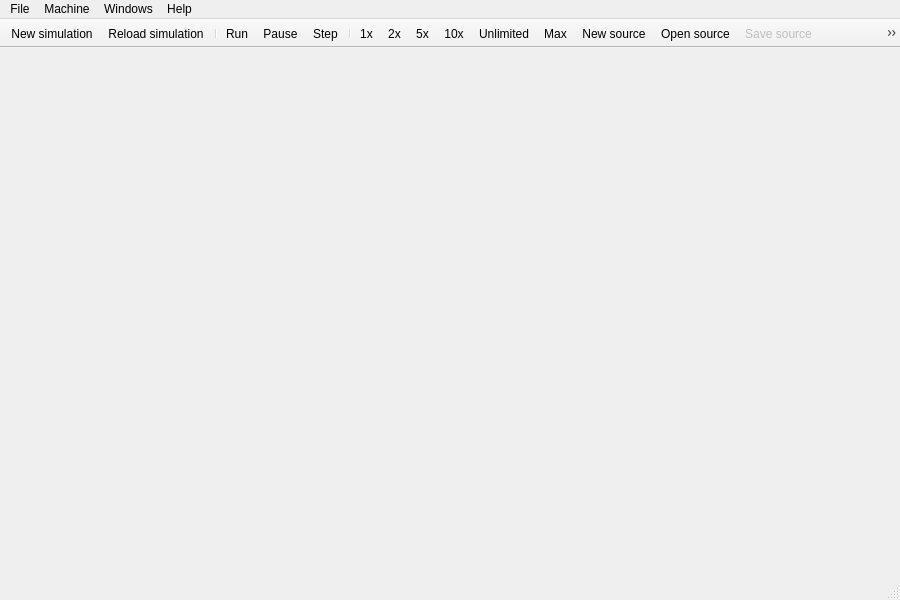
<?xml version="1.0" encoding="UTF-8"?>
<ui version="4.0">
 <class>MainWindow</class>
 <widget class="QMainWindow" name="MainWindow">
  <property name="geometry">
   <rect>
    <x>0</x>
    <y>0</y>
    <width>900</width>
    <height>600</height>
   </rect>
  </property>
  <property name="windowTitle">
   <string>MainWindow</string>
  </property>
  <property name="windowIcon">
   <iconset
           resource="icons.qrc">
       <normaloff>
           :/icons/gui.png</normaloff>
       :/icons/gui.png
   </iconset>
  </property>
  <property name="dockNestingEnabled">
   <bool>false</bool>
  </property>
  <property name="unifiedTitleAndToolBarOnMac">
   <bool>true</bool>
  </property>
  <widget class="QWidget" name="centralWidget">
   <layout class="QHBoxLayout" name="horizontalLayout">
    <property name="spacing">
     <number>0</number>
    </property>
    <property name="leftMargin">
     <number>0</number>
    </property>
    <property name="topMargin">
     <number>0</number>
    </property>
    <property name="rightMargin">
     <number>0</number>
    </property>
    <property name="bottomMargin">
     <number>0</number>
    </property>
    <item>
     <widget class="QWidget" name="widget" native="true"/>
    </item>
   </layout>
  </widget>
  <widget class="QMenuBar" name="menuBar">
   <property name="geometry">
    <rect>
     <x>0</x>
     <y>0</y>
     <width>900</width>
     <height>22</height>
    </rect>
   </property>
   <widget class="QMenu" name="menuFile">
    <property name="title">
     <string>File</string>
    </property>
    <widget class="QMenu" name="menuExamples">
     <property name="title">
      <string>Examples</string>
     </property>
    </widget>
    <addaction name="actionNewMachine"/>
    <addaction name="actionReload"/>
    <addaction name="actionPrint"/>
    <addaction name="actionNew"/>
    <addaction name="actionOpen"/>
    <addaction name="actionSave"/>
    <addaction name="actionSaveAs"/>
    <addaction name="actionClose"/>
    <addaction name="menuExamples"/>
    <addaction name="separator"/>
    <addaction name="actionExit"/>
   </widget>
   <widget class="QMenu" name="menuWindows">
    <property name="title">
     <string>Windows</string>
    </property>
    <addaction name="actionRegisters"/>
    <addaction name="actionProgram_memory"/>
    <addaction name="actionMemory"/>
    <addaction name="actionProgram_Cache"/>
    <addaction name="actionData_Cache"/>
    <addaction name="actionPeripherals"/>
    <addaction name="actionTerminal"/>
    <addaction name="actionLcdDisplay"/>
    <addaction name="actionCop0State"/>
    <addaction name="actionCore_View_show"/>
    <addaction name="actionMessages"/>
   </widget>
   <widget class="QMenu" name="menuMachine">
    <property name="title">
     <string>Machine</string>
    </property>
    <addaction name="actionRun"/>
    <addaction name="actionPause"/>
    <addaction name="actionStep"/>
    <addaction name="separator"/>
    <addaction name="ips1"/>
    <addaction name="ips2"/>
    <addaction name="ips5"/>
    <addaction name="ips10"/>
    <addaction name="ipsUnlimited"/>
    <addaction name="ipsMax"/>
    <addaction name="separator"/>
    <addaction name="actionRestart"/>
    <addaction name="actionMnemonicRegisters"/>
    <addaction name="actionShow_Symbol"/>
    <addaction name="actionCompileSource"/>
    <addaction name="actionBuildExe"/>
   </widget>
   <widget class="QMenu" name="menuHelp">
    <property name="title">
     <string>Help</string>
    </property>
    <addaction name="actionAbout"/>
    <addaction name="actionAboutQt"/>
   </widget>
   <addaction name="menuFile"/>
   <addaction name="menuMachine"/>
   <addaction name="menuWindows"/>
   <addaction name="menuHelp"/>
  </widget>
  <widget class="QStatusBar" name="statusBar"/>
  <widget class="QToolBar" name="toolBar">
   <property name="windowTitle">
    <string>toolBar</string>
   </property>
   <property name="movable">
    <bool>false</bool>
   </property>
   <property name="allowedAreas">
    <set>Qt::TopToolBarArea</set>
   </property>
   <attribute name="toolBarArea">
    <enum>TopToolBarArea</enum>
   </attribute>
   <attribute name="toolBarBreak">
    <bool>false</bool>
   </attribute>
   <addaction name="actionNewMachine"/>
   <addaction name="actionReload"/>
   <addaction name="separator"/>
   <addaction name="actionRun"/>
   <addaction name="actionPause"/>
   <addaction name="actionStep"/>
   <addaction name="separator"/>
   <addaction name="ips1"/>
   <addaction name="ips2"/>
   <addaction name="ips5"/>
   <addaction name="ips10"/>
   <addaction name="ipsUnlimited"/>
   <addaction name="ipsMax"/>
   <addaction name="actionNew"/>
   <addaction name="actionOpen"/>
   <addaction name="actionSave"/>
   <addaction name="actionClose"/>
   <addaction name="actionCompileSource"/>
   <addaction name="actionBuildExe"/>
  </widget>
  <action name="actionNewMachine">
   <property name="icon">
    <iconset resource="icons.qrc">
     <normaloff>:/icons/document-import.png</normaloff>:/icons/document-import.png</iconset>
   </property>
   <property name="text">
    <string>New simulation...</string>
   </property>
   <property name="shortcut">
    <string>Ctrl+N</string>
   </property>
  </action>
  <action name="actionRestart">
   <property name="text">
    <string>Restart</string>
   </property>
  </action>
  <action name="actionNew">
   <property name="icon">
    <iconset resource="icons.qrc">
     <normaloff>:/icons/new.png</normaloff>:/icons/new.png</iconset>
   </property>
   <property name="text">
    <string>New source</string>
   </property>
   <property name="toolTip">
    <string>New source</string>
   </property>
   <property name="shortcut">
    <string>Ctrl+F</string>
   </property>
  </action>
  <action name="actionOpen">
   <property name="icon">
    <iconset resource="icons.qrc">
     <normaloff>:/icons/open.png</normaloff>:/icons/open.png</iconset>
   </property>
   <property name="text">
    <string>Open source</string>
   </property>
   <property name="toolTip">
    <string>Open source</string>
   </property>
   <property name="shortcut">
    <string>Ctrl+O</string>
   </property>
  </action>
  <action name="actionSave">
   <property name="enabled">
    <bool>false</bool>
   </property>
   <property name="icon">
    <iconset resource="icons.qrc">
     <normaloff>:/icons/save.png</normaloff>:/icons/save.png</iconset>
   </property>
   <property name="text">
    <string>Save source</string>
   </property>
   <property name="toolTip">
    <string>Save source</string>
   </property>
   <property name="shortcut">
    <string>Ctrl+S</string>
   </property>
  </action>
  <action name="actionSaveAs">
   <property name="enabled">
    <bool>false</bool>
   </property>
   <property name="text">
    <string>Save source as</string>
   </property>
   <property name="toolTip">
    <string>Save source as</string>
   </property>
  </action>
  <action name="actionClose">
   <property name="enabled">
    <bool>false</bool>
   </property>
   <property name="icon">
    <iconset resource="icons.qrc">
     <normaloff>:/icons/closetab.png</normaloff>:/icons/closetab.png</iconset>
   </property>
   <property name="text">
    <string>Close source</string>
   </property>
   <property name="toolTip">
    <string>Close source</string>
   </property>
   <property name="shortcut">
    <string>Ctrl+W</string>
   </property>
  </action>
  <action name="actionCompileSource">
   <property name="enabled">
    <bool>false</bool>
   </property>
   <property name="icon">
    <iconset resource="icons.qrc">
     <normaloff>:/icons/compfile-256.png</normaloff>:/icons/compfile-256.png</iconset>
   </property>
   <property name="text">
    <string>Compile Source</string>
   </property>
   <property name="toolTip">
    <string>Compile source and update memory</string>
   </property>
   <property name="shortcut">
    <string>Ctrl+E</string>
   </property>
  </action>
  <action name="actionBuildExe">
   <property name="enabled">
    <bool>true</bool>
   </property>
   <property name="icon">
    <iconset resource="icons.qrc">
     <normaloff>:/icons/build-256.png</normaloff>:/icons/build-256.png</iconset>
   </property>
   <property name="text">
    <string>Build Executable</string>
   </property>
   <property name="toolTip">
    <string>Build executable by external make</string>
   </property>
   <property name="shortcut">
    <string>Ctrl+B</string>
   </property>
  </action>
  <action name="actionExit">
   <property name="icon">
    <iconset resource="icons.qrc">
     <normaloff>:/icons/application-exit.png</normaloff>:/icons/application-exit.png</iconset>
   </property>
   <property name="text">
    <string>Exit</string>
   </property>
   <property name="toolTip">
    <string>Exit program</string>
   </property>
   <property name="shortcut">
    <string>Ctrl+Q</string>
   </property>
  </action>
  <action name="actionRun">
   <property name="icon">
    <iconset resource="icons.qrc">
     <normaloff>:/icons/play.png</normaloff>:/icons/play.png</iconset>
   </property>
   <property name="text">
    <string>Run</string>
   </property>
   <property name="shortcut">
    <string>Ctrl+R</string>
   </property>
  </action>
  <action name="actionStep">
   <property name="icon">
    <iconset resource="icons.qrc">
     <normaloff>:/icons/next.png</normaloff>:/icons/next.png</iconset>
   </property>
   <property name="text">
    <string>Step</string>
   </property>
   <property name="shortcut">
    <string>Ctrl+T</string>
   </property>
  </action>
  <action name="actionPause">
   <property name="icon">
    <iconset resource="icons.qrc">
     <normaloff>:/icons/pause.png</normaloff>:/icons/pause.png</iconset>
   </property>
   <property name="text">
    <string>Pause</string>
   </property>
   <property name="shortcut">
    <string>Ctrl+P</string>
   </property>
  </action>
  <action name="ips1">
   <property name="checkable">
    <bool>true</bool>
   </property>
   <property name="text">
    <string>1 instruction per second</string>
   </property>
   <property name="iconText">
    <string>1x</string>
   </property>
   <property name="toolTip">
    <string>Run CPU in speed of single instruction per second</string>
   </property>
   <property name="shortcut">
    <string>Ctrl+1</string>
   </property>
  </action>
  <action name="ips5">
   <property name="checkable">
    <bool>true</bool>
   </property>
   <property name="text">
    <string>5 instructions per second</string>
   </property>
   <property name="iconText">
    <string>5x</string>
   </property>
   <property name="toolTip">
    <string>Run CPU in speed of 5 instructions per second</string>
   </property>
   <property name="shortcut">
    <string>Ctrl+5</string>
   </property>
  </action>
  <action name="ips10">
   <property name="checkable">
    <bool>true</bool>
   </property>
   <property name="text">
    <string>10 instructions per second</string>
   </property>
   <property name="iconText">
    <string>10x</string>
   </property>
   <property name="toolTip">
    <string>Run CPU in speed of 10 instructions per second</string>
   </property>
   <property name="shortcut">
    <string>Ctrl+0</string>
   </property>
  </action>
  <action name="ipsUnlimited">
   <property name="checkable">
    <bool>true</bool>
   </property>
   <property name="text">
    <string>Unlimited</string>
   </property>
   <property name="toolTip">
    <string>Run CPU without any clock constrains</string>
   </property>
   <property name="shortcut">
    <string>Ctrl+U</string>
   </property>
  </action>
  <action name="actionMemory">
   <property name="text">
    <string>BasicMemory</string>
   </property>
   <property name="toolTip">
    <string>Data memory view</string>
   </property>
   <property name="shortcut">
    <string>Ctrl+M</string>
   </property>
  </action>
  <action name="actionProgram_memory">
   <property name="text">
    <string>Program</string>
   </property>
   <property name="toolTip">
    <string>Program memory view</string>
   </property>
   <property name="shortcut">
    <string>Ctrl+P</string>
   </property>
  </action>
  <action name="actionRegisters">
   <property name="text">
    <string>Registers</string>
   </property>
   <property name="shortcut">
    <string>Ctrl+D</string>
   </property>
  </action>
  <action name="actionCop0State">
   <property name="text">
    <string>Cop0 State</string>
   </property>
   <property name="shortcut">
    <string>Ctrl+I</string>
   </property>
  </action>
  <action name="actionReload">
   <property name="icon">
    <iconset resource="icons.qrc">
     <normaloff>:/icons/reload.png</normaloff>:/icons/reload.png</iconset>
   </property>
   <property name="text">
    <string>Reload simulation</string>
   </property>
   <property name="shortcut">
    <string>Ctrl+Shift+R</string>
   </property>
  </action>
  <action name="actionPrint">
   <property name="text">
    <string>Print</string>
   </property>
   <property name="shortcut">
    <string>Ctrl+P</string>
   </property>
  </action>
  <action name="actionProgram_Cache">
   <property name="text">
    <string>Program Cache</string>
   </property>
   <property name="shortcut">
    <string>Ctrl+Shift+P</string>
   </property>
  </action>
  <action name="actionData_Cache">
   <property name="text">
    <string>Data Cache</string>
   </property>
   <property name="shortcut">
    <string>Ctrl+Shift+M</string>
   </property>
  </action>
  <action name="ips2">
   <property name="checkable">
    <bool>true</bool>
   </property>
   <property name="text">
    <string>2 instructions per second</string>
   </property>
   <property name="iconText">
    <string>2x</string>
   </property>
   <property name="toolTip">
    <string>Run CPU in speed of two instructions per second</string>
   </property>
   <property name="shortcut">
    <string>Ctrl+2</string>
   </property>
  </action>
  <action name="actionAbout">
   <property name="text">
    <string>About Qt Mips</string>
   </property>
  </action>
  <action name="ipsMax">
   <property name="checkable">
    <bool>true</bool>
   </property>
   <property name="text">
    <string>Max</string>
   </property>
   <property name="toolTip">
    <string>Run at maximal speed, skip visualization for 100 msec</string>
   </property>
   <property name="shortcut">
    <string>Ctrl+A</string>
   </property>
  </action>
  <action name="actionAboutQt">
   <property name="text">
    <string>About Qt</string>
   </property>
  </action>
  <action name="actionPeripherals">
   <property name="text">
    <string>Peripherals</string>
   </property>
  </action>
  <action name="actionTerminal">
   <property name="text">
    <string>Terminal</string>
   </property>
  </action>
  <action name="actionLcdDisplay">
   <property name="text">
    <string>LCD display</string>
   </property>
  </action>
  <action name="actionShow_Symbol">
   <property name="text">
    <string>Show Symbol</string>
   </property>
   <property name="toolTip">
    <string>Show Symbol</string>
   </property>
  </action>
  <action name="actionCore_View_show">
   <property name="checkable">
    <bool>true</bool>
   </property>
   <property name="checked">
    <bool>true</bool>
   </property>
   <property name="text">
    <string>Core View</string>
   </property>
  </action>
  <action name="actionMessages">
   <property name="text">
    <string>Messages</string>
   </property>
   <property name="toolTip">
    <string>Show compile/build messages</string>
   </property>
  </action>
  <action name="actionMnemonicRegisters">
   <property name="checkable">
    <bool>true</bool>
   </property>
   <property name="checked">
    <bool>false</bool>
   </property>
   <property name="text">
    <string>Mnemonics Registers</string>
   </property>
  </action>
 </widget>
 <layoutdefault spacing="6" margin="11"/>
 <resources>
  <include location="icons.qrc"/>
 </resources>
 <connections/>
</ui>
